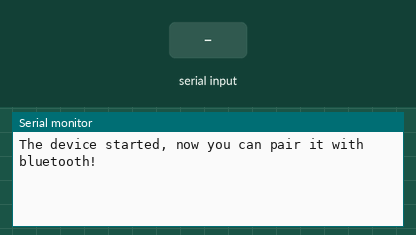
Recording of a sketch running on a simulated ESP32-S2. Parts: the last lines printed to the serial monitor. The inputs (shaded band) are chosen by the test bench. Nothing arrives over Bluetooth unless stated.

Above: at 1.2 s.
1.3 s: "1" received over the second serial link
At 2.7 s:
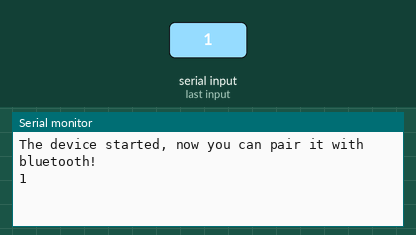
3.8 s: "0" received over the second serial link
At 5.8 s:
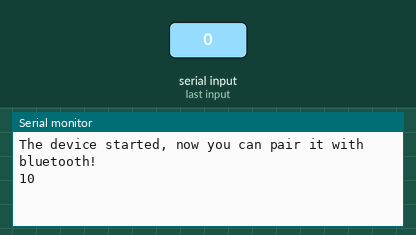

Measured:
- after the input at 1.3 s, the serial monitor: prints a new line after 1.0 s (image 1)
- after the input at 3.8 s, the serial monitor: prints a new line after 1.0 s (image 2)

The sketch:

03ESP32_BT.ino
```cpp
#include "BluetoothSerial.h"

BluetoothSerial SerialBT;

void setup() {
  Serial.begin(9600);
  Serial2.begin(9600);//連接ESP32S2
  SerialBT.begin("ESP32-2292"); //Bluetooth device name
  Serial.println("The device started, now you can pair it with bluetooth!");
}

void loop() {
  if (Serial.available()) {
    Serial2.write(Serial.read());
  }
  //不用能，只能Serial2、BluetoothSerial二選一
//  if (Serial2.available()) {
//    Serial.write(Serial2.read());
//  }
  if (SerialBT.available()) {
    String btMsg = (SerialBT.readString());
    Serial.print(btMsg);
    Serial2.print(btMsg);
  }
  delay(20);
}
```
